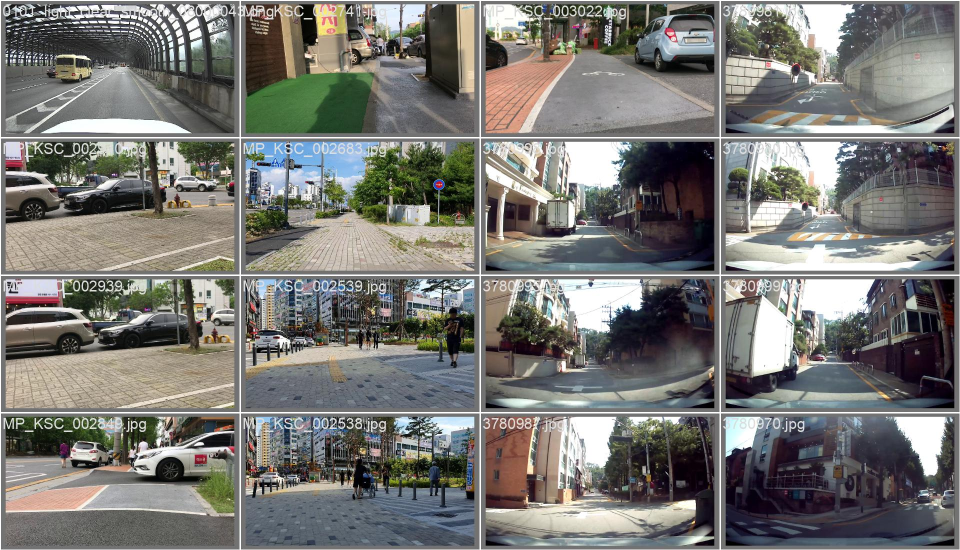
#> input picture runs/detect/val/val_batch0_pred.jpg, 1920 x 1100 px (shown at 1/2 size)
$ python -i inference_service_sub_seg2.py   (imports and definitions only)   (Python 2 division)
#> lines starting #> are read from the running program, lines starting #| are printed output that depends on the picture
import base64
from PIL import Image, ImageDraw
import numpy as np
import io
import cv2
import requests
from dotenv import load_dotenv
import os
"""
city scapes dataset
    "0": "road",
    "1": "sidewalk",
    "2": "building",
    "3": "wall",
    "4": "fence",
    "5": "pole",
    "6": "traffic light",
    "7": "traffic sign",
    "8": "vegetation",
    "9": "terrain",
    "10": "sky",
    "11": "person",
    "12": "rider",
    "13": "car",
    "14": "truck",
    "15": "bus",
    "16": "train",
    "17": "motorcycle",
    "18": "bicycle"
"""
def calculate_pixel_area(mask_data):
    areas = []

    # print("SEG TEST")
    for item in mask_data:
        # print(item)
        mask_bytes = base64.b64decode(item['mask'])
        mask_image = Image.open(io.BytesIO(mask_bytes))
        mask_array = np.array(mask_image)
        pixel_count = np.count_nonzero(mask_array)

        areas.append({'label': item['label'], 'pixels': pixel_count, 'mask': item['mask']})
    return areas

# [94 lines left out: functions overlay_multiple_masks_on_image, get_bounding_box_from_mask, visualize_bbox, not called in this run]

################################################
# main process
def seg_process(img, output):
    # output = query(image_path)

    # if 'error' in output:
    #     return None, None, None, None, output['error']

    if not output:
        return None, None, None, None

    areas = calculate_pixel_area(output)
    car_index = []
    road_index = None
    sidewalk_index = None

    print('calculate_pixel_area: 차량이 차지하는 픽셀 계산')
    for i in range(len(areas)):
        label = areas[i]['label']
        print(f"{i}. Label: {label}, Pixels: {areas[i]['pixels']}")
        if label in ['car', 'truck', 'bus', 'motorcycle'] :
            car_index.append(i)
        elif label == 'road':
            road_index = i
        elif label == 'sidewalk':
            sidewalk_index = i

    # Sort by area
    car_index.sort(key=lambda idx: areas[idx]['pixels'], reverse=True)

    indices = []
    colors = []

    seg_label = []
    if car_index:
        seg_label.append(areas[car_index[0]]['label'])
    if sidewalk_index:
        seg_label.append('sidewalk')
    if road_index:
        seg_label.append('road')


    if road_index is not None:
        indices.append(road_index)
        colors.append((255, 0, 0))  # Red for road

    if sidewalk_index is not None:
        indices.append(sidewalk_index)
        colors.append((0, 255, 0))  # Green for sidewalk

    if car_index:
        indices.append(car_index[0])
        colors.append((0, 0, 255))  # Blue for largest car

    if indices:
        output_image = overlay_multiple_masks_on_image(mask_data=output,
                                                       indices=indices,
                                                       original_image=img,
                                                       colors=colors)

    else:
        return None, None, None, seg_label, "can't detect car/road/sidewalk (in SEG)"

    if len(car_index) == 0:
        return output_image, areas, None, seg_label, "can't detect car(or vehicles) (in SEG)"

    car_bbox = get_bounding_box_from_mask(areas[car_index[0]]['mask'])
    output_image = visualize_bbox(output_image, car_bbox)

    return output_image, areas, car_bbox, seg_label, None

>>> import cv2
>>> picture = cv2.imread('runs/detect/val/val_batch0_pred.jpg', cv2.IMREAD_GRAYSCALE)
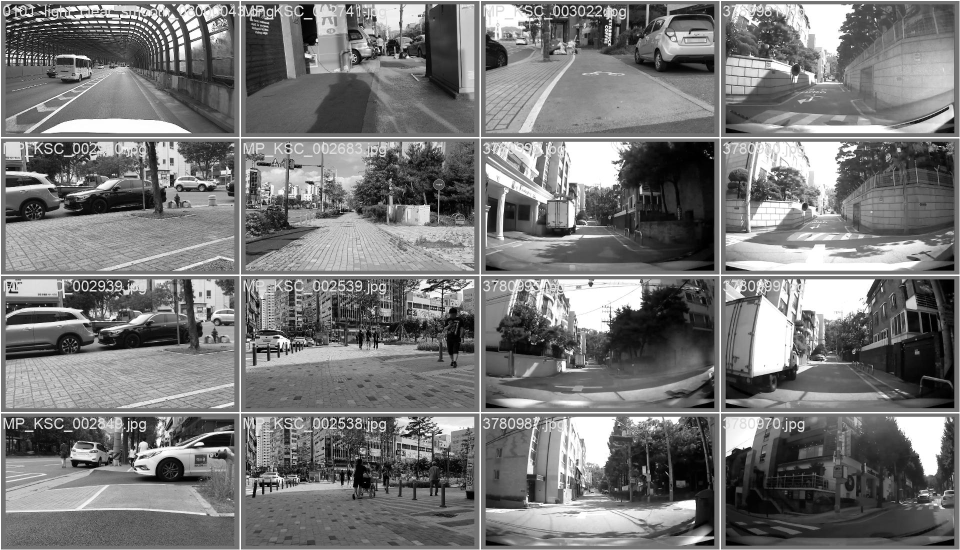
#> picture: shape (1100, 1920) (shown at 1/2 size); min 0, max 255, mean 119.4
>>> result = seg_process(picture, 'out.png')
#> (the run stopped early here; a loop or call above may not have finished)

$ run again, on runs/detect/val/val_batch1_pred.jpg
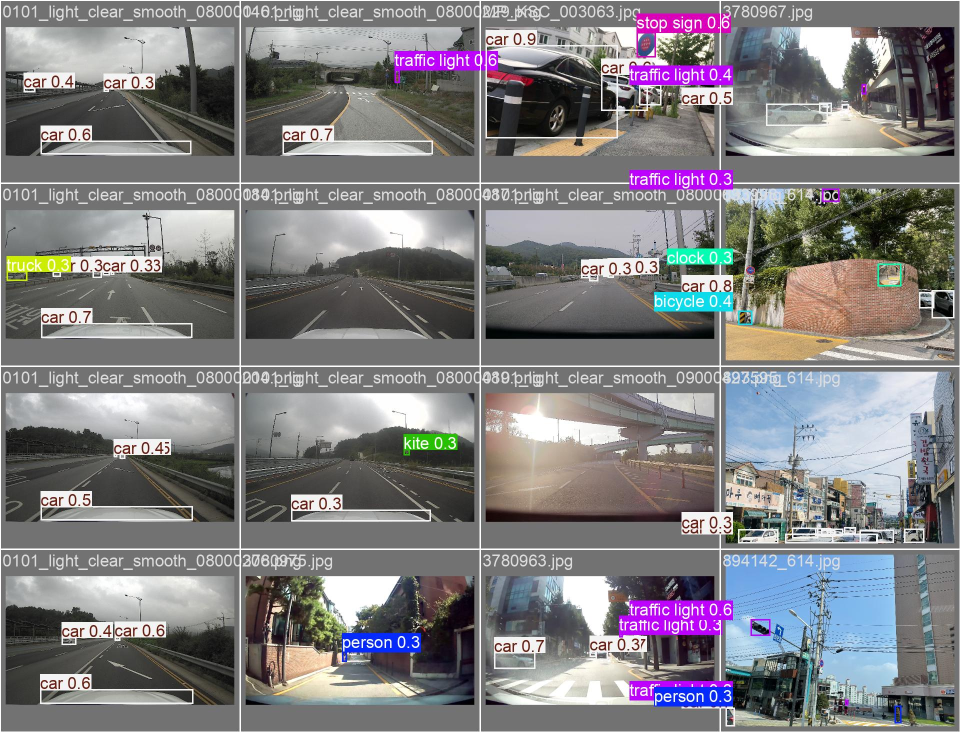
#> input picture runs/detect/val/val_batch1_pred.jpg, 1920 x 1464 px (shown at 1/2 size)
#> `picture = cv2.imread('runs/detect/val/val_batch0_pred.jpg', cv2.IMREAD..`:
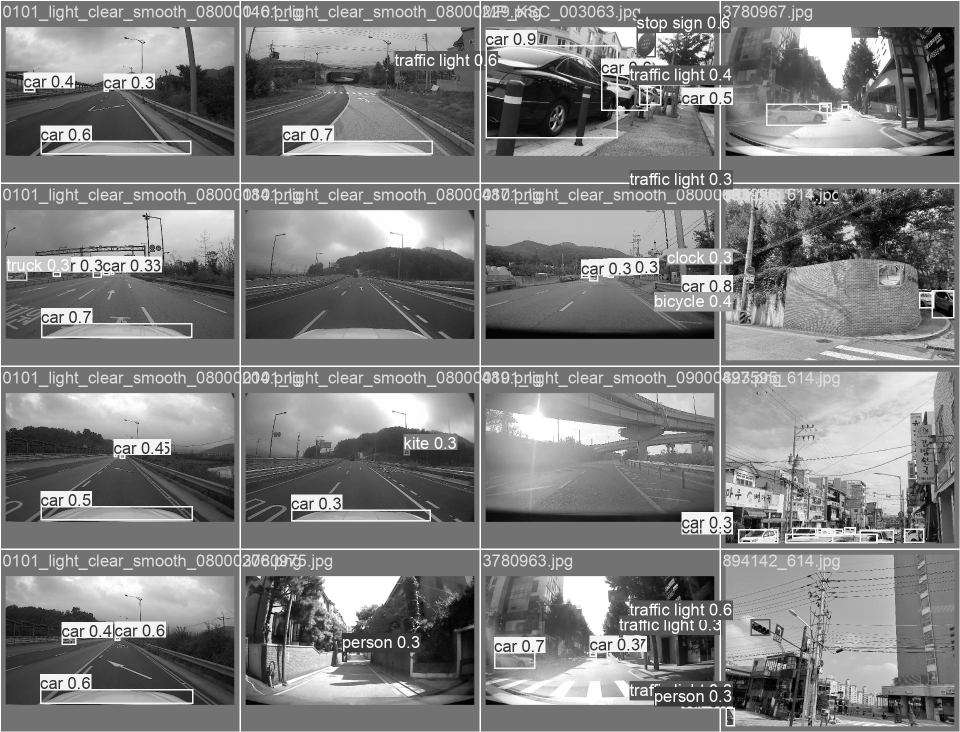
#> picture: shape (1464, 1920) (shown at 1/2 size); min 0, max 255, mean 127.8

$ run again, on runs/detect/val/val_batch2_pred.jpg
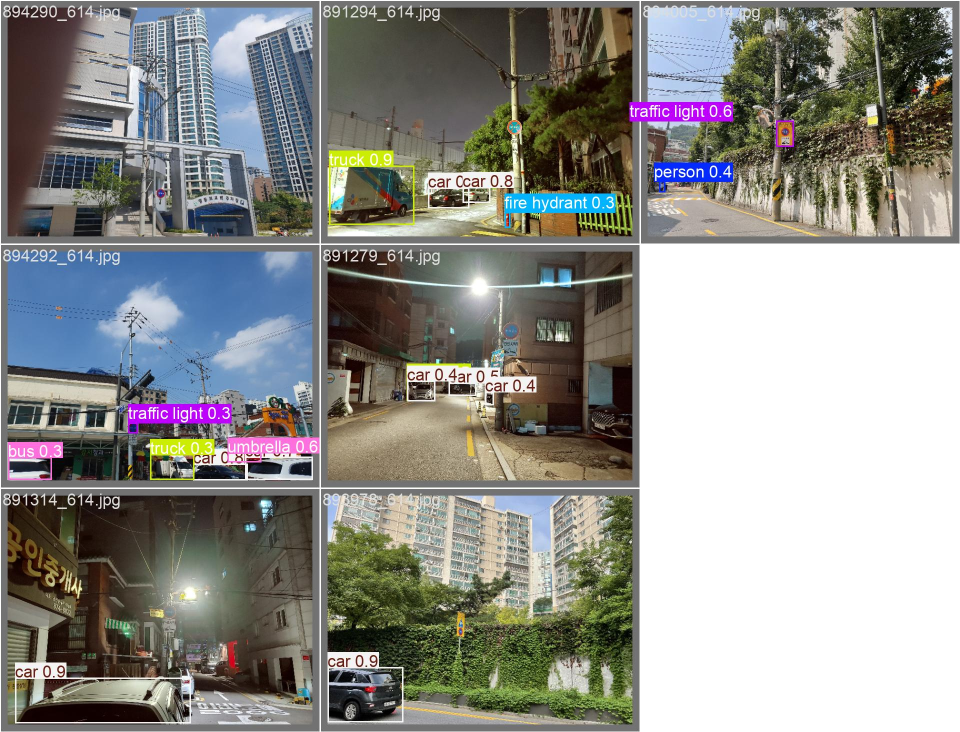
#> input picture runs/detect/val/val_batch2_pred.jpg, 1920 x 1464 px (shown at 1/2 size)
#> `picture = cv2.imread('runs/detect/val/val_batch0_pred.jpg', cv2.IMREAD..`:
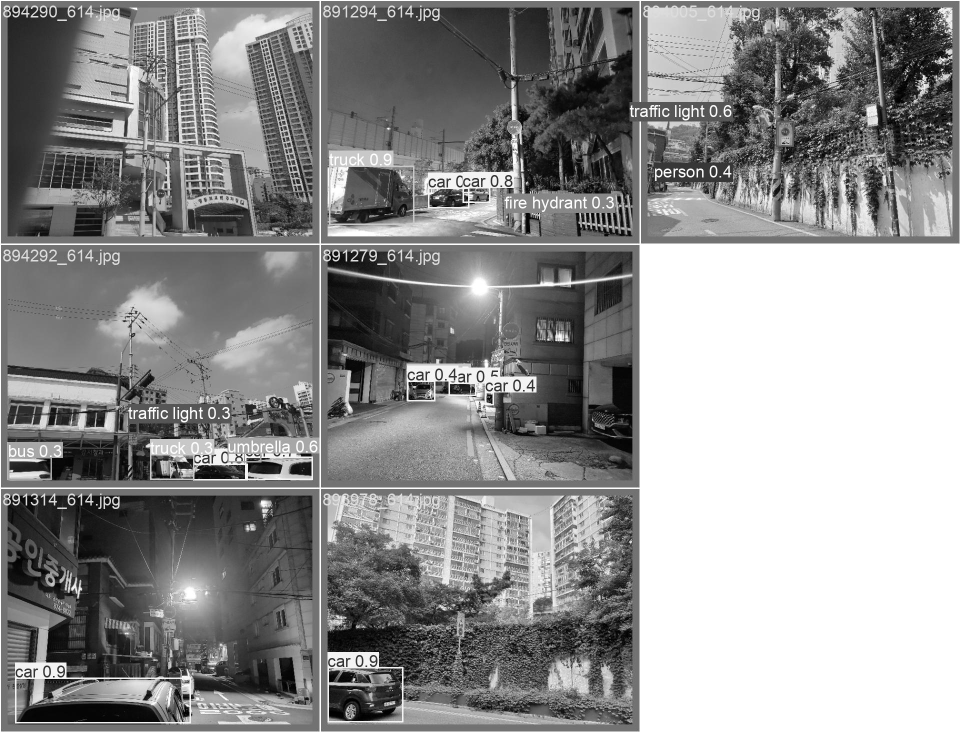
#> picture: shape (1464, 1920) (shown at 1/2 size); min 0, max 255, mean 143.1
